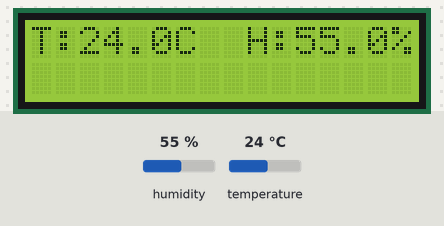
This program was run on a simulated ESP32 board running MicroPython. Parts: 16×2 character LCD. The test bench sets the inputs (shaded band); at power-on: humidity 55 %, temperature 24 °C. What the program prints to the serial console is not drawn.

Above: at 1.6 s.
1.7 s: humidity set to 22 %
At 3.3 s:
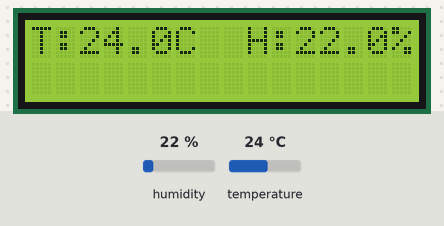
3.6 s: temperature set to 12 °C
At 5.2 s:
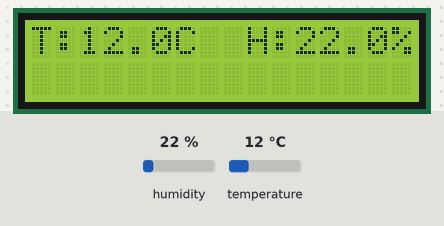
5.6 s: humidity set to 40 %
At 7.1 s:
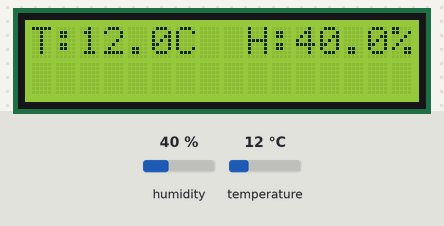
7.7 s: temperature set to 19 °C
At 9.0 s:
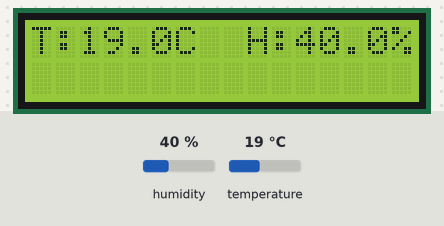
Timing chart, 0 to 10.7 s (numbered marks = the images above; inputs shaded):
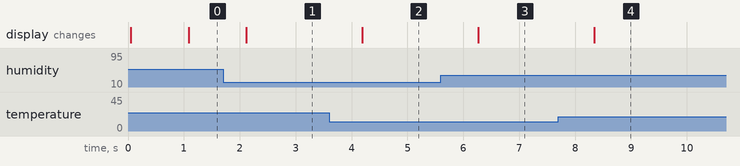

Measured:
- after the input at 1.7 s, the display: changes after 0.42 s (image 1)
- after the input at 3.6 s, the display: changes after 0.59 s (image 2)
- after the input at 5.6 s, the display: changes after 0.67 s (image 3)
- after the input at 7.7 s, the display: changes after 0.64 s (image 4)

The program:

lcd_dht11.py
```python
from time import sleep
from machine import I2C, Pin
from i2c_lcd import I2cLcd
import dht
cb = dht.DHT11(Pin(33))

AddressOfLcd = 0x27
i2c = I2C(scl=Pin(22), sda=Pin(21), freq=400000) # SCL=22, SDA=21
lcd = I2cLcd(i2c, AddressOfLcd, 2, 16)

while True:
  try:
    sleep(1)
    cb.measure()
    nhiet_do = cb.temperature()
    do_am = cb.humidity()
    print('Temp: %3.1f C' %nhiet_do, "    ", 'Humi: %3.1f %%' %do_am)
    lcd.move_to(0,0) #Cột x hàng y
    lcd.putstr('T:%3.1fC' %nhiet_do)
    lcd.move_to(9,0)
    lcd.putstr('H:%3.1f%%' %do_am)
  except OSError as e:
    print('Failed to read sensor.')
```
